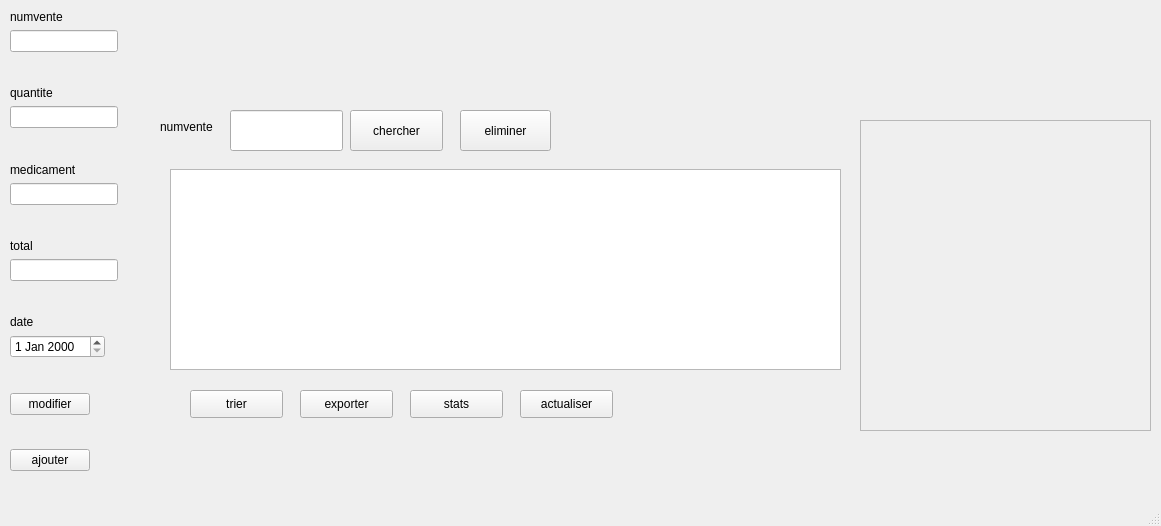
<?xml version="1.0" encoding="UTF-8"?>
<ui version="4.0">
 <class>ClientWindow</class>
 <widget class="QMainWindow" name="ClientWindow">
  <property name="geometry">
   <rect>
    <x>0</x>
    <y>0</y>
    <width>1161</width>
    <height>526</height>
   </rect>
  </property>
  <property name="windowTitle">
   <string>ClientWindow</string>
  </property>
  <widget class="QWidget" name="centralwidget">
   <widget class="QWidget" name="formLayoutWidget">
    <property name="geometry">
     <rect>
      <x>10</x>
      <y>10</y>
      <width>141</width>
      <height>461</height>
     </rect>
    </property>
    <layout class="QFormLayout" name="formLayout">
     <item row="0" column="0">
      <widget class="QLabel" name="idLabel">
       <property name="text">
        <string>numvente</string>
       </property>
      </widget>
     </item>
     <item row="2" column="0">
      <spacer name="verticalSpacer_6">
       <property name="orientation">
        <enum>Qt::Vertical</enum>
       </property>
       <property name="sizeHint" stdset="0">
        <size>
         <width>98</width>
         <height>30</height>
        </size>
       </property>
      </spacer>
     </item>
     <item row="3" column="0">
      <widget class="QLabel" name="nomLabel">
       <property name="text">
        <string>quantite</string>
       </property>
      </widget>
     </item>
     <item row="5" column="0">
      <spacer name="verticalSpacer_4">
       <property name="orientation">
        <enum>Qt::Vertical</enum>
       </property>
       <property name="sizeHint" stdset="0">
        <size>
         <width>98</width>
         <height>30</height>
        </size>
       </property>
      </spacer>
     </item>
     <item row="6" column="0">
      <widget class="QLabel" name="prenomLabel">
       <property name="text">
        <string>medicament</string>
       </property>
      </widget>
     </item>
     <item row="8" column="0">
      <spacer name="verticalSpacer_3">
       <property name="orientation">
        <enum>Qt::Vertical</enum>
       </property>
       <property name="sizeHint" stdset="0">
        <size>
         <width>98</width>
         <height>30</height>
        </size>
       </property>
      </spacer>
     </item>
     <item row="9" column="0">
      <widget class="QLabel" name="medicamentLabel">
       <property name="text">
        <string>total</string>
       </property>
      </widget>
     </item>
     <item row="11" column="0">
      <spacer name="verticalSpacer">
       <property name="orientation">
        <enum>Qt::Vertical</enum>
       </property>
       <property name="sizeHint" stdset="0">
        <size>
         <width>98</width>
         <height>30</height>
        </size>
       </property>
      </spacer>
     </item>
     <item row="12" column="0">
      <widget class="QLabel" name="dateLabel">
       <property name="text">
        <string>date</string>
       </property>
      </widget>
     </item>
     <item row="14" column="0">
      <spacer name="verticalSpacer_2">
       <property name="orientation">
        <enum>Qt::Vertical</enum>
       </property>
       <property name="sizeHint" stdset="0">
        <size>
         <width>98</width>
         <height>30</height>
        </size>
       </property>
      </spacer>
     </item>
     <item row="15" column="0">
      <widget class="QPushButton" name="UpdateClients">
       <property name="text">
        <string>modifier</string>
       </property>
      </widget>
     </item>
     <item row="1" column="0">
      <widget class="QLineEdit" name="numventeLineEdit"/>
     </item>
     <item row="4" column="0">
      <widget class="QLineEdit" name="quantiteLineEdit"/>
     </item>
     <item row="7" column="0">
      <widget class="QLineEdit" name="medicamentLineEdit"/>
     </item>
     <item row="10" column="0">
      <widget class="QLineEdit" name="totalLineEdit"/>
     </item>
     <item row="13" column="0">
      <widget class="QDateEdit" name="dateEdit"/>
     </item>
     <item row="18" column="0">
      <widget class="QPushButton" name="AddClients">
       <property name="text">
        <string>ajouter</string>
       </property>
      </widget>
     </item>
     <item row="17" column="0">
      <spacer name="verticalSpacer_5">
       <property name="orientation">
        <enum>Qt::Vertical</enum>
       </property>
       <property name="sizeHint" stdset="0">
        <size>
         <width>98</width>
         <height>30</height>
        </size>
       </property>
      </spacer>
     </item>
    </layout>
   </widget>
   <widget class="QTableWidget" name="tableWidget">
    <property name="geometry">
     <rect>
      <x>170</x>
      <y>169</y>
      <width>671</width>
      <height>201</height>
     </rect>
    </property>
   </widget>
   <widget class="QPushButton" name="statsButton">
    <property name="geometry">
     <rect>
      <x>410</x>
      <y>390</y>
      <width>93</width>
      <height>28</height>
     </rect>
    </property>
    <property name="text">
     <string>stats</string>
    </property>
   </widget>
   <widget class="QPushButton" name="trierButton">
    <property name="geometry">
     <rect>
      <x>190</x>
      <y>390</y>
      <width>93</width>
      <height>28</height>
     </rect>
    </property>
    <property name="text">
     <string>trier</string>
    </property>
   </widget>
   <widget class="QPushButton" name="rechercheButton">
    <property name="geometry">
     <rect>
      <x>350</x>
      <y>110</y>
      <width>93</width>
      <height>41</height>
     </rect>
    </property>
    <property name="text">
     <string>chercher</string>
    </property>
   </widget>
   <widget class="QPushButton" name="exportButton">
    <property name="geometry">
     <rect>
      <x>300</x>
      <y>390</y>
      <width>93</width>
      <height>28</height>
     </rect>
    </property>
    <property name="text">
     <string>exporter</string>
    </property>
   </widget>
   <widget class="QLabel" name="label_2">
    <property name="geometry">
     <rect>
      <x>160</x>
      <y>119</y>
      <width>71</width>
      <height>16</height>
     </rect>
    </property>
    <property name="text">
     <string>numvente</string>
    </property>
   </widget>
   <widget class="QLineEdit" name="searchLineEdit">
    <property name="geometry">
     <rect>
      <x>230</x>
      <y>110</y>
      <width>113</width>
      <height>41</height>
     </rect>
    </property>
   </widget>
   <widget class="QFrame" name="frame_chart">
    <property name="geometry">
     <rect>
      <x>860</x>
      <y>120</y>
      <width>291</width>
      <height>311</height>
     </rect>
    </property>
    <property name="frameShape">
     <enum>QFrame::StyledPanel</enum>
    </property>
    <property name="frameShadow">
     <enum>QFrame::Raised</enum>
    </property>
   </widget>
   <widget class="QPushButton" name="refrechButton">
    <property name="geometry">
     <rect>
      <x>520</x>
      <y>390</y>
      <width>93</width>
      <height>28</height>
     </rect>
    </property>
    <property name="text">
     <string>actualiser</string>
    </property>
   </widget>
   <widget class="QPushButton" name="suppButton">
    <property name="geometry">
     <rect>
      <x>460</x>
      <y>110</y>
      <width>91</width>
      <height>41</height>
     </rect>
    </property>
    <property name="text">
     <string>eliminer</string>
    </property>
   </widget>
  </widget>
  <widget class="QMenuBar" name="menubar">
   <property name="geometry">
    <rect>
     <x>0</x>
     <y>0</y>
     <width>1161</width>
     <height>26</height>
    </rect>
   </property>
  </widget>
  <widget class="QStatusBar" name="statusbar"/>
 </widget>
 <resources/>
 <connections/>
</ui>
